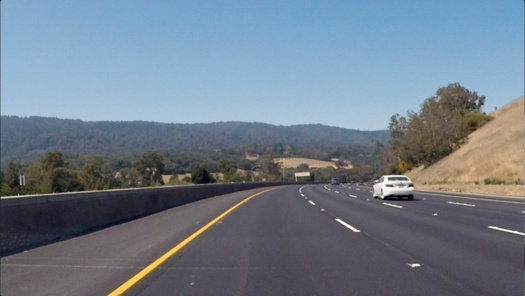
#> input picture deep-learning-v2-pytorch-master/deep-learning-v2-pytorch-master/convolutional-neural-networks/conv-visualization/data/curved_lane.jpg, 525 x 296 px, shrunk from 1280 x 720 before the run, found by its file name
$ python 'Finding Edges and Custom Kernels.py'
#> lines starting #> are read from the running program, lines starting #| are printed output that depends on the picture
#!/usr/bin/env python
# coding: utf-8

# # Creating a Filter, Edge Detection

# ### Import resources and display image

# In[1]:


import matplotlib.pyplot as plt
import matplotlib.image as mpimg

import cv2
import numpy as np

get_ipython().run_line_magic('matplotlib', 'inline')

# Read in the image
image = mpimg.imread('images/curved_lane.jpg')
#> image is the input picture: shape (296, 525, 3); mean R, G, B 112.1, 125, 138.7

plt.imshow(image)


# ### Convert the image to grayscale

# In[2]:


# Convert to grayscale for filtering
gray = cv2.cvtColor(image, cv2.COLOR_RGB2GRAY)
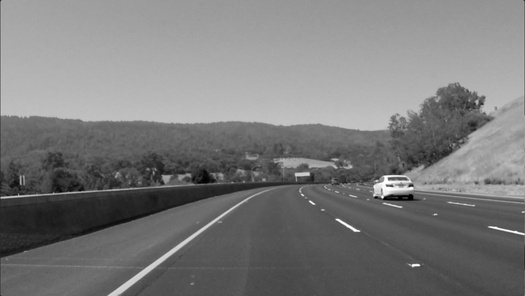
#> gray: shape (296, 525); min 0, max 255, mean 122.7

plt.imshow(gray, cmap='gray')


# ### TODO: Create a custom kernel
#
# Below, you've been given one common type of edge detection filter: a Sobel operator.
#
# The Sobel filter is very commonly used in edge detection and in finding patterns in intensity in an image. Applying a Sobel filter to an image is a way of **taking (an approximation) of the derivative of the image** in the x or y direction, separately. The operators look as follows.
#
# <img src="images/sobel_ops.png" width=200 height=200>
#
# **It's up to you to create a Sobel x operator and apply it to the given image.**
#
# For a challenge, see if you can put the image through a series of filters: first one that blurs the image (takes an average of pixels), and then one that detects the edges.

# In[4]:


# Create a custom kernel

# 3x3 array for edge detection
sobel_y = np.array([[ -1, -2, -1],
                   [ 0, 0, 0],
                   [ 1, 2, 1]])

## TODO: Create and apply a Sobel x operator
sobel_x = np.array([
    [-1, 0, 1],
    [-2, 0, 2],
    [-1, 0, 1]])


# Filter the image using filter2D, which has inputs: (grayscale image, bit-depth, kernel)
filtered_image_y = cv2.filter2D(gray, -1, sobel_y)
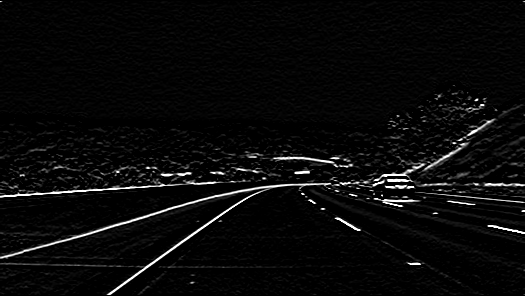
#> filtered_image_y: shape (296, 525); min 0, max 255, mean 9.7
filtered_image_x = cv2.filter2D(gray, -1, sobel_x)
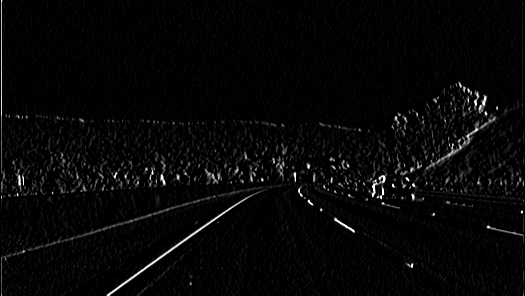
#> filtered_image_x: shape (296, 525); min 0, max 255, mean 6.7

plt.subplots(1, 1)
plt.imshow(filtered_image_x, cmap='gray')
plt.subplots(1, 1)
plt.imshow(filtered_image_y, cmap='gray')


# ### Test out other filters!
#
# You're encouraged to create other kinds of filters and apply them to see what happens! As an **optional exercise**, try the following:
# * Create a filter with decimal value weights.
# * Create a 5x5 filter
# * Apply your filters to the other images in the `images` directory.
#
#

# In[5]:


img = plt.imread('images/white_lines.jpg')
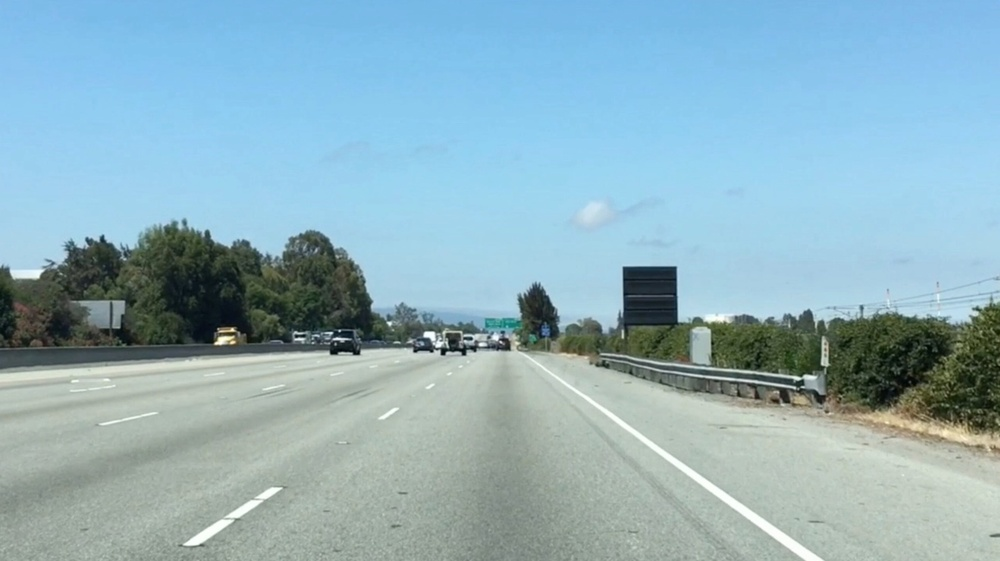
#> input picture deep-learning-v2-pytorch-master/deep-learning-v2-pytorch-master/convolutional-neural-networks/conv-visualization/data/white_lines.jpg, 1000 x 561 px, shrunk from 2436 x 1366 before the run, found by its file name
#> img is the input picture: shape (561, 1000, 3); mean R, G, B 143.6, 177.1, 188.4

img_gray = cv2.cvtColor(img, cv2.COLOR_RGB2GRAY)
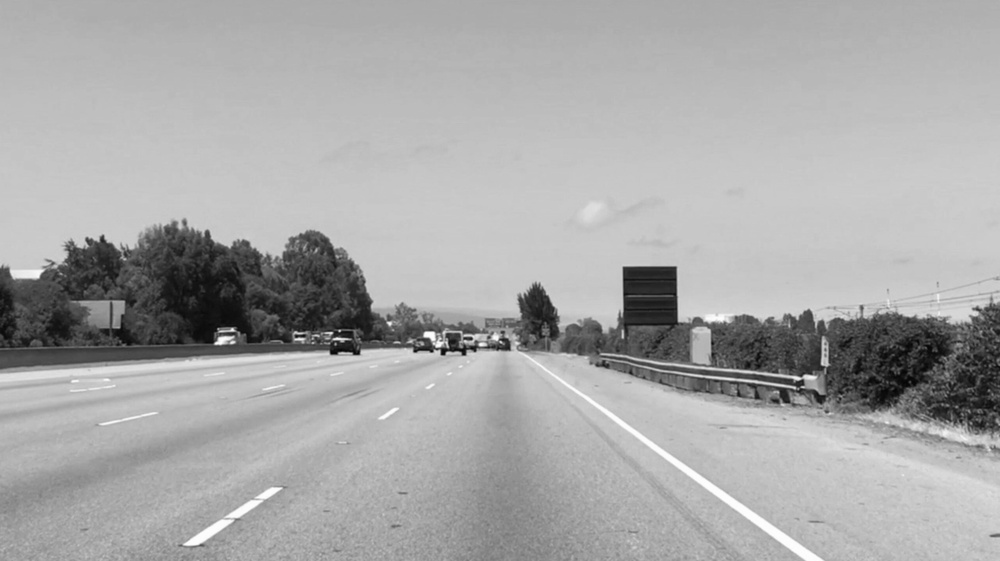
#> img_gray: shape (561, 1000); min 3, max 255, mean 168.3

random_filter = np.array([
    [0.34, 0.12, -0.45, 0.67],
    [0.12, 0.53, -0.63, 0.46],
    [0.35, -0.63, 0.53, 0.12],
    [0.67, -0.45, 0.12, 0.34],
    [0.35, -0.45, 0.23, 0.46]
])

filtered_image = cv2.filter2D(img_gray, -1, random_filter)
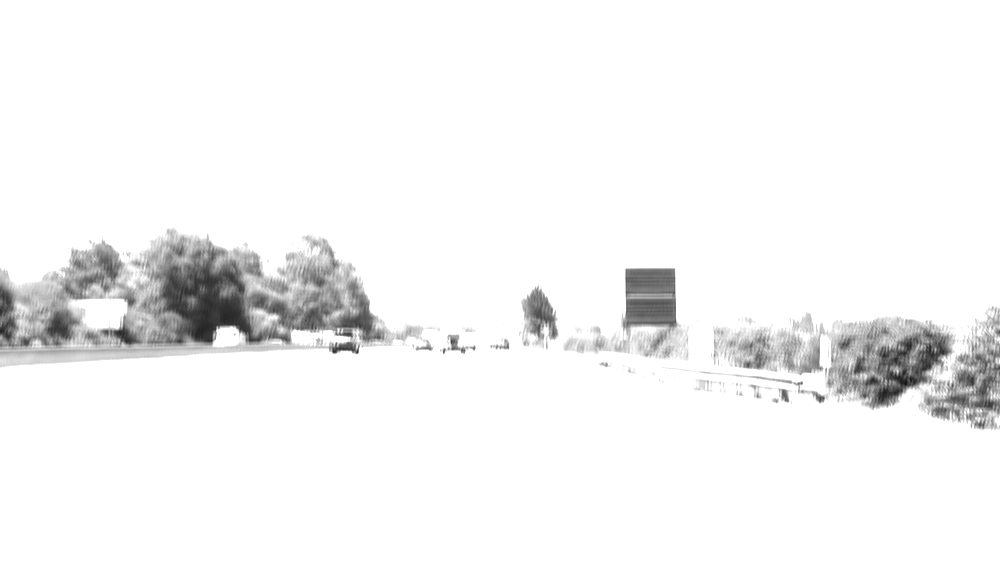
#> filtered_image: shape (561, 1000); min 21, max 255, mean 244.1

plt.subplots(1, 1)
plt.imshow(img, cmap='gray')
plt.subplots(1, 1)
plt.imshow(filtered_image, cmap='gray')
plt.show()


# In[ ]:
